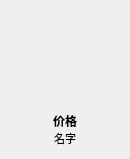
<?xml version="1.0" encoding="UTF-8"?>
<ui version="4.0">
 <class>ProductWidget</class>
 <widget class="QWidget" name="ProductWidget">
  <property name="geometry">
   <rect>
    <x>0</x>
    <y>0</y>
    <width>130</width>
    <height>159</height>
   </rect>
  </property>
  <property name="minimumSize">
   <size>
    <width>110</width>
    <height>150</height>
   </size>
  </property>
  <property name="maximumSize">
   <size>
    <width>250</width>
    <height>280</height>
   </size>
  </property>
  <property name="windowTitle">
   <string>ProductWidget</string>
  </property>
  <property name="styleSheet">
   <string notr="true">QWidget:hover{
background-color:rgba(255,255,255,0.0);
border:soild;
border-width:1px;
border-color:black;
}</string>
  </property>
  <layout class="QHBoxLayout" name="horizontalLayout">
   <item>
    <widget class="QFrame" name="frame">
     <property name="styleSheet">
      <string notr="true">QFrame{
background-color:rgba(255,255,255,0.0);
}

QFrame:hover{
background-color:rgba(255,255,255,0.0);
border:soild;
border-width:2px
}</string>
     </property>
     <property name="frameShape">
      <enum>QFrame::StyledPanel</enum>
     </property>
     <property name="frameShadow">
      <enum>QFrame::Raised</enum>
     </property>
     <layout class="QVBoxLayout" name="verticalLayout">
      <property name="spacing">
       <number>0</number>
      </property>
      <property name="leftMargin">
       <number>0</number>
      </property>
      <property name="topMargin">
       <number>0</number>
      </property>
      <property name="rightMargin">
       <number>0</number>
      </property>
      <property name="bottomMargin">
       <number>0</number>
      </property>
      <item>
       <widget class="QLabel" name="productPicture">
        <property name="minimumSize">
         <size>
          <width>110</width>
          <height>110</height>
         </size>
        </property>
        <property name="maximumSize">
         <size>
          <width>250</width>
          <height>250</height>
         </size>
        </property>
        <property name="styleSheet">
         <string notr="true"/>
        </property>
        <property name="text">
         <string/>
        </property>
        <property name="pixmap">
         <pixmap resource="resource.qrc">:/res/default.jpg</pixmap>
        </property>
        <property name="scaledContents">
         <bool>true</bool>
        </property>
        <property name="alignment">
         <set>Qt::AlignHCenter|Qt::AlignTop</set>
        </property>
       </widget>
      </item>
      <item>
       <widget class="QWidget" name="widget" native="true">
        <layout class="QVBoxLayout" name="verticalLayout_2">
         <property name="spacing">
          <number>0</number>
         </property>
         <property name="leftMargin">
          <number>0</number>
         </property>
         <property name="topMargin">
          <number>2</number>
         </property>
         <property name="rightMargin">
          <number>0</number>
         </property>
         <property name="bottomMargin">
          <number>0</number>
         </property>
         <item>
          <widget class="QLabel" name="productPriceText">
           <property name="font">
            <font>
             <pointsize>9</pointsize>
             <bold>true</bold>
            </font>
           </property>
           <property name="focusPolicy">
            <enum>Qt::NoFocus</enum>
           </property>
           <property name="text">
            <string>价格</string>
           </property>
           <property name="alignment">
            <set>Qt::AlignCenter</set>
           </property>
           <property name="margin">
            <number>0</number>
           </property>
          </widget>
         </item>
         <item>
          <widget class="QLabel" name="productNameText">
           <property name="font">
            <font>
             <pointsize>8</pointsize>
            </font>
           </property>
           <property name="text">
            <string>名字</string>
           </property>
           <property name="alignment">
            <set>Qt::AlignCenter</set>
           </property>
          </widget>
         </item>
        </layout>
       </widget>
      </item>
     </layout>
    </widget>
   </item>
  </layout>
 </widget>
 <layoutdefault spacing="6" margin="11"/>
 <resources>
  <include location="resource.qrc"/>
 </resources>
 <connections/>
</ui>
